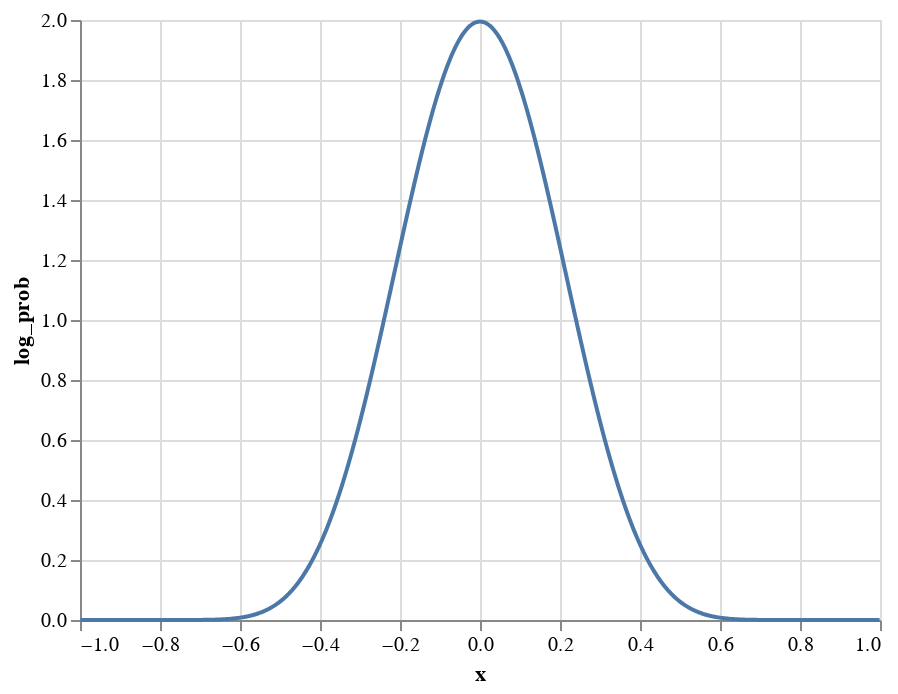

The code cell stored with this chart in its notebook:
### Code cell
render_dist(SquashedNormal(0, 0.2))

### Figure 1 — Vega-Lite specification as saved in the notebook (floating-point values rounded to 4 significant figures; data arrays with more than 128 entries replaced by an {"elided": "..."} marker saying what was removed)
{"config": {"view": {"continuousWidth": 400, "continuousHeight": 300}}, "data": {"name": "data-a0c6ceb648db3715fd139485a2aa314d"}, "mark": "line", "encoding": {"x": {"type": "quantitative", "field": "x"}, "y": {"type": "quantitative", "field": "log_prob"}}, "$schema": "https://vega.github.io/schema/vega-lite/v4.8.1.json", "datasets": {"data-a0c6ceb648db3715fd139485a2aa314d": {"elided": "1000 records"}}}
